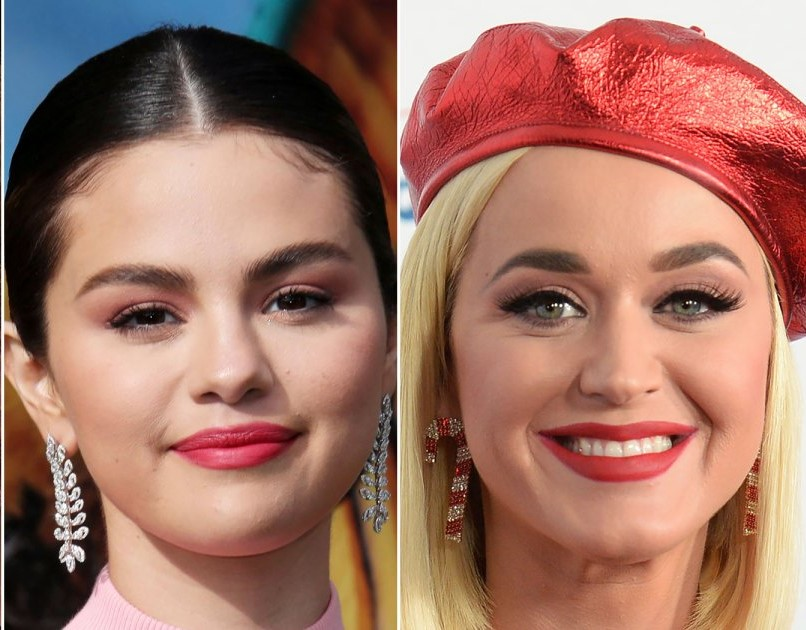
#> input picture image.jpg, 806 x 630 px
$ python main.py
#> lines starting #> are read from the running program, lines starting #| are printed output that depends on the picture
import cv2
import numpy as np

img1 = cv2.imread('image.jpg',cv2.IMREAD_COLOR)
#> img1 is the input picture: shape (630, 806, 3); mean B, G, R 101.7, 116.4, 162.3
img2 = cv2.imread('image.jpg',cv2.IMREAD_COLOR)
#swapping face
face1 = img2[200:550, 420:800]
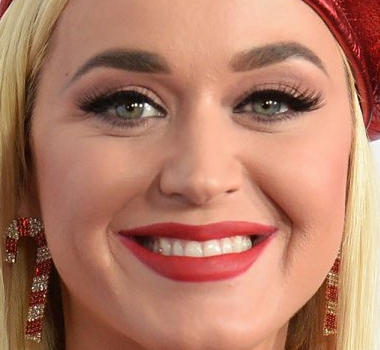
#> face1: shape (350, 380, 3); mean B, G, R 102.4, 124.4, 179.2
img1[200:550,0:380] = face1
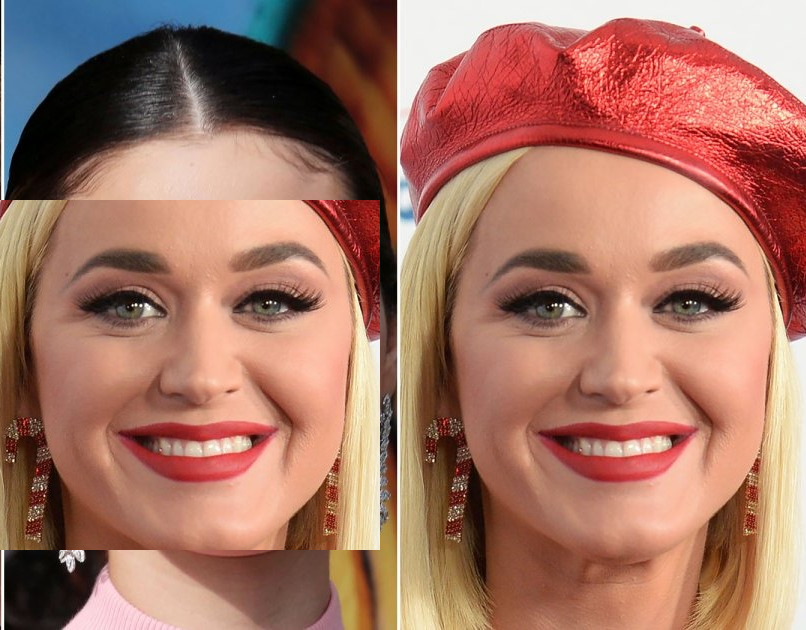
#> img1: shape (630, 806, 3); mean B, G, R 100.5, 116.8, 165.9

face2 = img2[200:550,0:380]
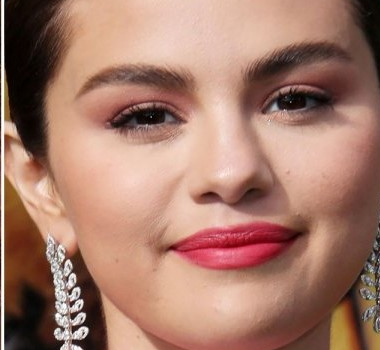
#> face2: shape (350, 380, 3); mean B, G, R 107.1, 122.9, 165.5
img1[200:550, 420:800] = face2
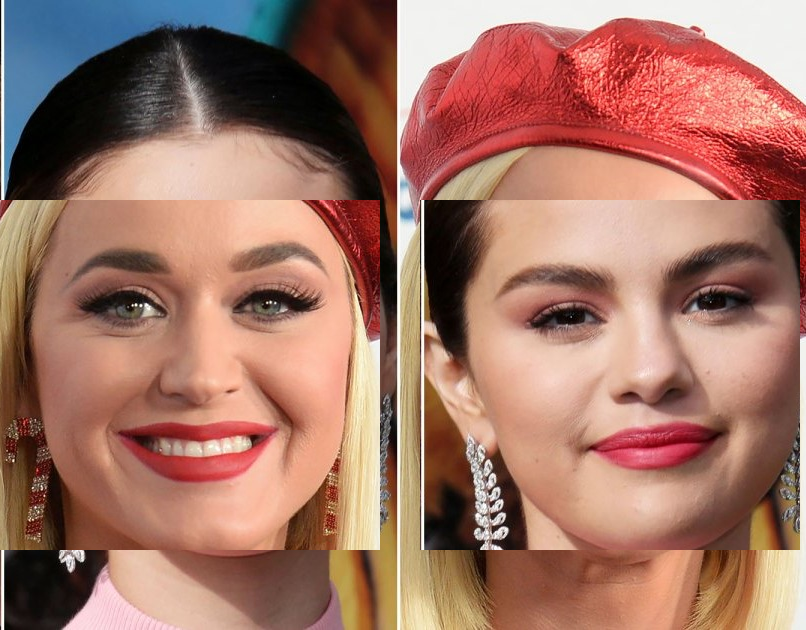
#> img1: shape (630, 806, 3); mean B, G, R 101.7, 116.4, 162.3

cv2.rectangle(img1, (0,200), (380,550), (0,255,0), 3)   #drawing box
cv2.rectangle(img1, (400,200), (800,550), (0,255,0), 3) #drawing box
#writing a text
font = cv2.FONT_HERSHEY_DUPLEX
cv2.putText(img1, 'Salena', (17,580), font, 0.6,(0,0,255),2,cv2.LINE_AA)
cv2.putText(img1, 'Katy', (500,580), font, 0.6,(255,255,255),2,cv2.LINE_AA)
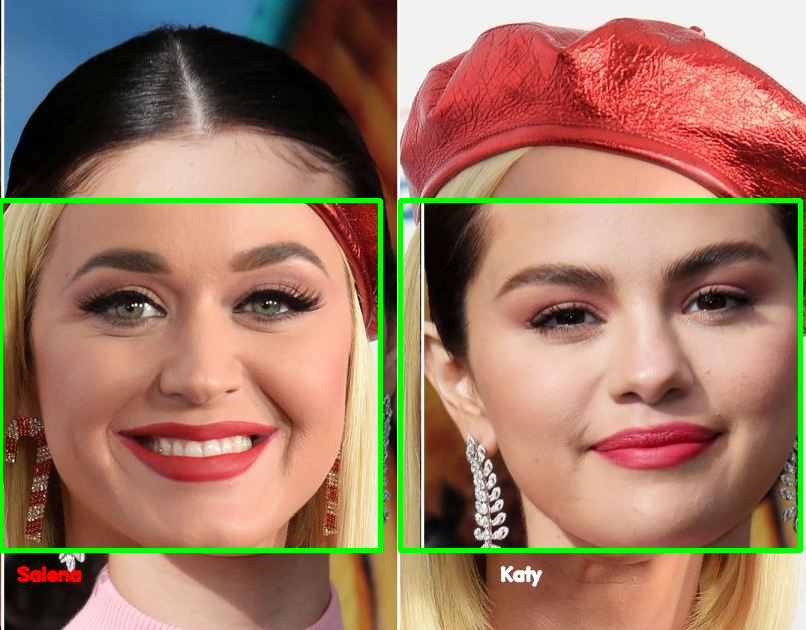
#> img1: shape (630, 806, 3); mean B, G, R 98.8, 120, 158.1

cv2.imshow('image',img1)
cv2.waitKey(0)
cv2.destroyAllWindows()

$ run again, with jenan.jpg copied over image.jpg
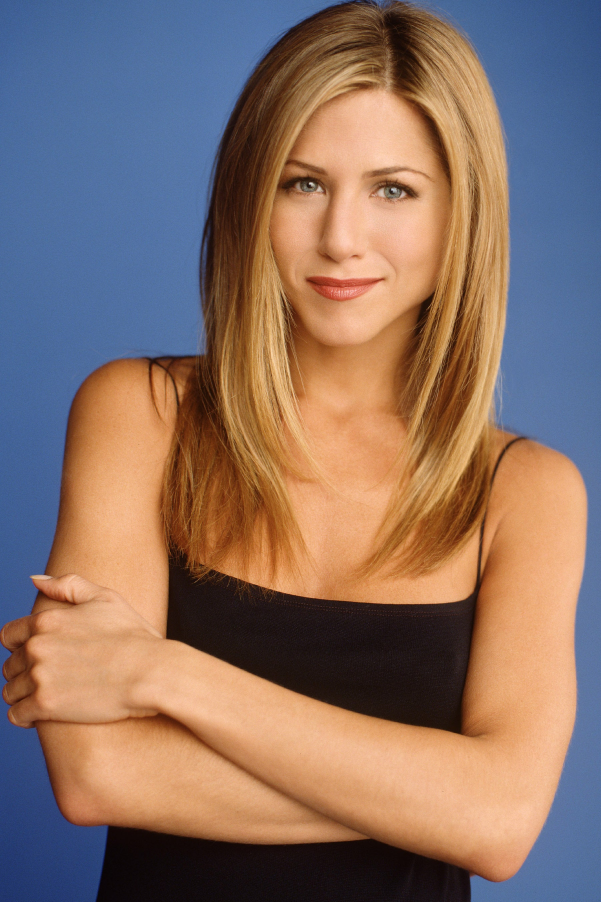
#> input picture jenan.jpg, 1803 x 2705 px (shown at 1/3 size)
#> img1 is the input picture: shape (2705, 1803, 3); mean B, G, R 102.6, 112.7, 137.7
#> `face2 = img2[200:550,0:380]`:
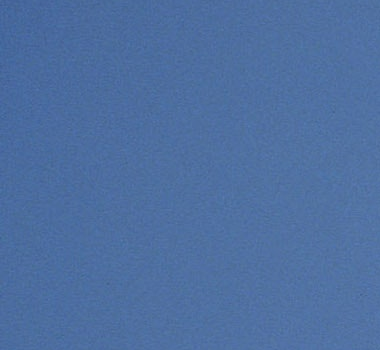
#> face2: shape (350, 380, 3); mean B, G, R 160.8, 110.8, 77.9
#> `cv2.rectangle(img1, (400,200), (800,550), (0,255,0), 3)`:
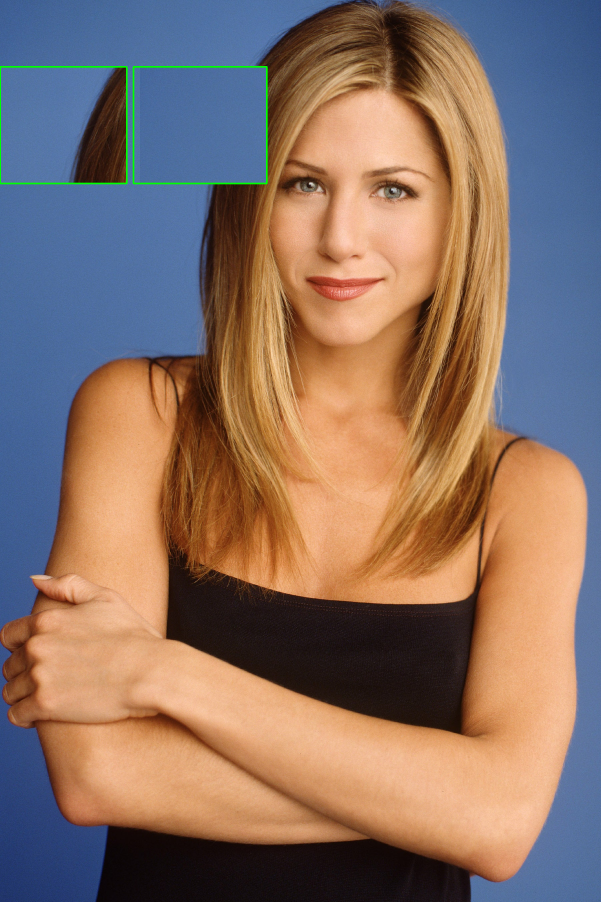
#> img1: shape (2705, 1803, 3) (shown at 1/3 size); mean B, G, R 102.2, 113.2, 137.5
